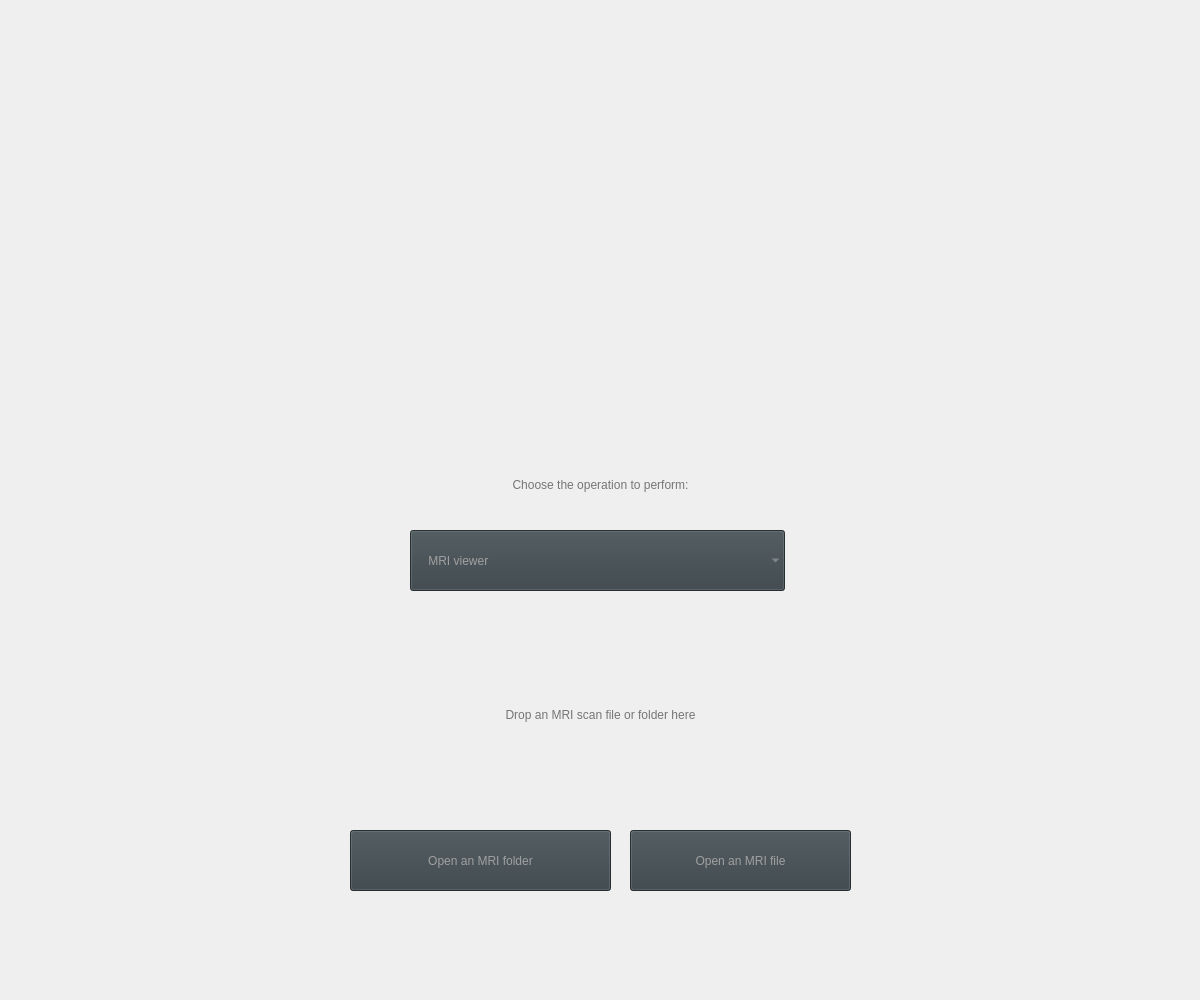
      <widget class="QWidget" name="startPage">
       <layout class="QGridLayout" name="gridLayout_3">
        <property name="leftMargin">
         <number>0</number>
        </property>
        <property name="topMargin">
         <number>0</number>
        </property>
        <property name="rightMargin">
         <number>0</number>
        </property>
        <property name="bottomMargin">
         <number>0</number>
        </property>
        <property name="spacing">
         <number>0</number>
        </property>
        <item row="2" column="1">
         <widget class="QFrame" name="frame_2">
          <property name="sizePolicy">
           <sizepolicy hsizetype="Preferred" vsizetype="Preferred">
            <horstretch>0</horstretch>
            <verstretch>0</verstretch>
           </sizepolicy>
          </property>
          <property name="minimumSize">
           <size>
            <width>1200</width>
            <height>1000</height>
           </size>
          </property>
          <property name="maximumSize">
           <size>
            <width>1200</width>
            <height>1000</height>
           </size>
          </property>
          <property name="contextMenuPolicy">
           <enum>Qt::DefaultContextMenu</enum>
          </property>
          <property name="frameShape">
           <enum>QFrame::NoFrame</enum>
          </property>
          <property name="frameShadow">
           <enum>QFrame::Raised</enum>
          </property>
          <widget class="QLabel" name="centerImage_2">
           <property name="geometry">
            <rect>
             <x>475</x>
             <y>180</y>
             <width>251</width>
             <height>251</height>
            </rect>
           </property>
           <property name="minimumSize">
            <size>
             <width>251</width>
             <height>251</height>
            </size>
           </property>
           <property name="maximumSize">
            <size>
             <width>251</width>
             <height>251</height>
            </size>
           </property>
           <property name="frameShape">
            <enum>QFrame::NoFrame</enum>
           </property>
           <property name="text">
            <string/>
           </property>
           <property name="pixmap">
            <pixmap resource="Images.qrc">:/images/icon3000x3000.png</pixmap>
           </property>
           <property name="scaledContents">
            <bool>true</bool>
           </property>
           <property name="alignment">
            <set>Qt::AlignCenter</set>
           </property>
          </widget>
          <widget class="QLabel" name="label_2">
           <property name="geometry">
            <rect>
             <x>400</x>
             <y>680</y>
             <width>401</width>
             <height>71</height>
            </rect>
           </property>
           <property name="font">
            <font>
             <family>Tahoma</family>
            </font>
           </property>
           <property name="styleSheet">
            <string notr="true">background-color: rgba(255, 255, 255, 0);
color: rgb(130, 130, 130);</string>
           </property>
           <property name="text">
            <string>&lt;html&gt;&lt;head/&gt;&lt;body&gt;&lt;p&gt;&lt;span style=&quot; color:#757575;&quot;&gt;Drop an MRI scan file or folder here&lt;/span&gt;&lt;/p&gt;&lt;/body&gt;&lt;/html&gt;</string>
           </property>
           <property name="alignment">
            <set>Qt::AlignCenter</set>
           </property>
          </widget>
          <widget class="QPushButton" name="import_folder">
           <property name="geometry">
            <rect>
             <x>350</x>
             <y>830</y>
             <width>261</width>
             <height>61</height>
            </rect>
           </property>
           <property name="minimumSize">
            <size>
             <width>181</width>
             <height>23</height>
            </size>
           </property>
           <property name="font">
            <font>
             <family>Tahoma</family>
             <kerning>false</kerning>
            </font>
           </property>
           <property name="autoFillBackground">
            <bool>false</bool>
           </property>
           <property name="styleSheet">
            <string notr="true">background-color: rgb(55, 65, 70);
color: rgb(160, 160, 160);</string>
           </property>
           <property name="text">
            <string notr="true">Open an MRI folder</string>
           </property>
          </widget>
          <widget class="QPushButton" name="import_file">
           <property name="geometry">
            <rect>
             <x>630</x>
             <y>830</y>
             <width>221</width>
             <height>61</height>
            </rect>
           </property>
           <property name="minimumSize">
            <size>
             <width>181</width>
             <height>23</height>
            </size>
           </property>
           <property name="font">
            <font>
             <family>Tahoma</family>
             <kerning>false</kerning>
            </font>
           </property>
           <property name="autoFillBackground">
            <bool>false</bool>
           </property>
           <property name="styleSheet">
            <string notr="true">background-color: rgb(55, 65, 70);
color: rgb(160, 160, 160);</string>
           </property>
           <property name="text">
            <string notr="true">Open an MRI file</string>
           </property>
          </widget>
          <widget class="QComboBox" name="comboBox">
           <property name="enabled">
            <bool>true</bool>
           </property>
           <property name="geometry">
            <rect>
             <x>410</x>
             <y>530</y>
             <width>375</width>
             <height>61</height>
            </rect>
           </property>
           <property name="font">
            <font>
             <kerning>false</kerning>
            </font>
           </property>
           <property name="autoFillBackground">
            <bool>false</bool>
           </property>
           <property name="styleSheet">
            <string notr="true">background-color: rgb(55, 65, 70);
selection-background-color: rgb(55, 65, 70);
selection-color: rgb(160, 160, 160);
color: rgb(160, 160, 160);</string>
           </property>
           <property name="editable">
            <bool>false</bool>
           </property>
           <property name="currentIndex">
            <number>0</number>
           </property>
           <property name="sizeAdjustPolicy">
            <enum>QComboBox::AdjustToMinimumContentsLength</enum>
           </property>
           <property name="duplicatesEnabled">
            <bool>true</bool>
           </property>
           <property name="frame">
            <bool>false</bool>
           </property>
           <item>
            <property name="text">
             <string>    MRI viewer</string>
            </property>
           </item>
           <item>
            <property name="text">
             <string>    Overall Survival Prediction</string>
            </property>
           </item>
           <item>
            <property name="text">
             <string>    Tumor Growth Prediction</string>
            </property>
           </item>
           <item>
            <property name="text">
             <string>    Treatment Evaluation</string>
            </property>
           </item>
          </widget>
          <widget class="QLabel" name="label_3">
           <property name="geometry">
            <rect>
             <x>400</x>
             <y>450</y>
             <width>401</width>
             <height>71</height>
            </rect>
           </property>
           <property name="font">
            <font>
             <family>Tahoma</family>
            </font>
           </property>
           <property name="styleSheet">
            <string notr="true">background-color: rgba(255, 255, 255, 0);
color: rgb(130, 130, 130);</string>
           </property>
           <property name="text">
            <string>&lt;html&gt;&lt;head/&gt;&lt;body&gt;&lt;p&gt;&lt;span style=&quot; color:#757575;&quot;&gt;Choose the operation to perform:&lt;/span&gt;&lt;/p&gt;&lt;/body&gt;&lt;/html&gt;</string>
           </property>
           <property name="alignment">
            <set>Qt::AlignCenter</set>
           </property>
          </widget>
         </widget>
        </item>
       </layout>
      </widget>
